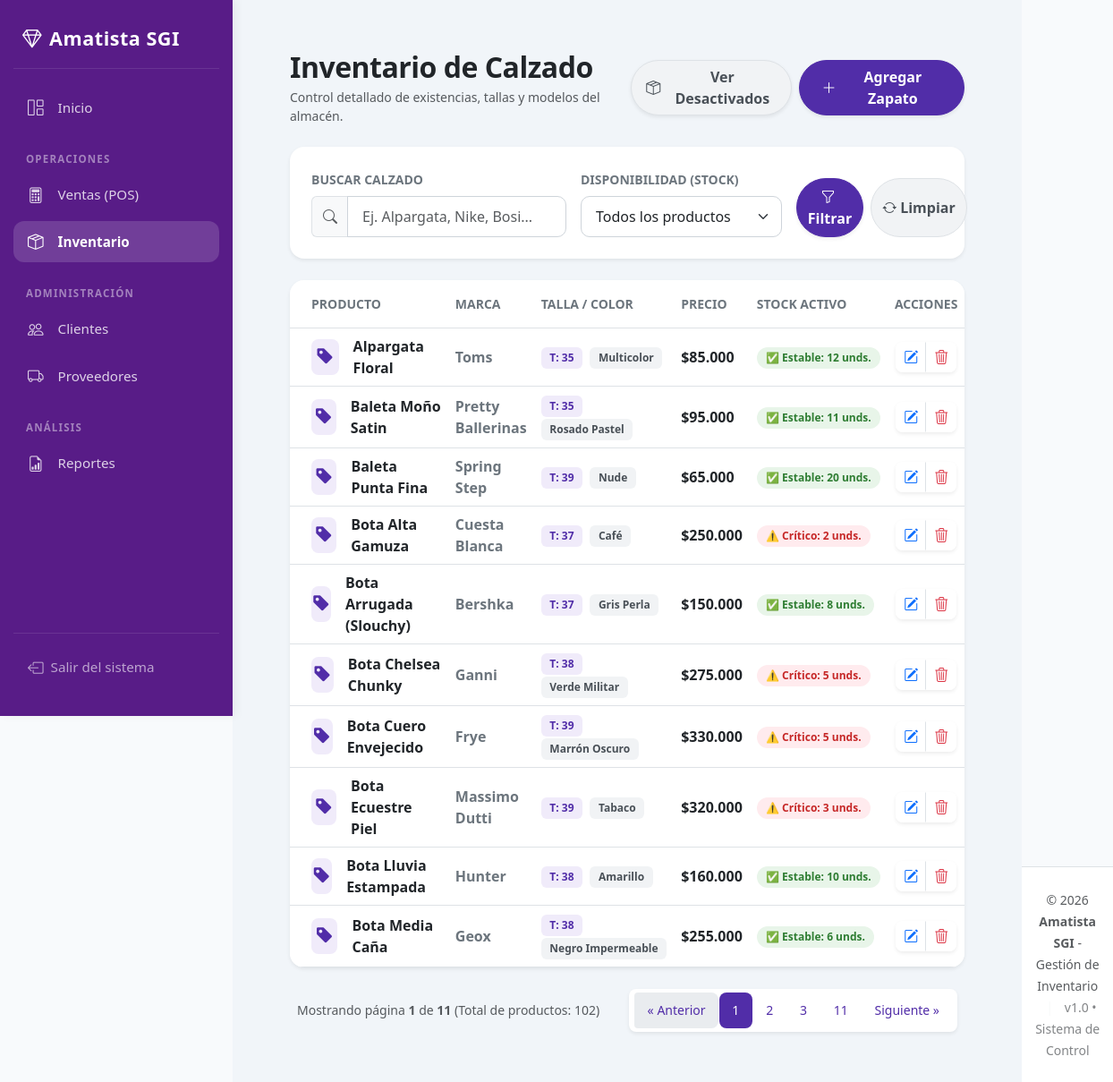
Screenshot of /modulos/productos/listar.php (signed in) with the database file from the repository.
### tables this page shows
CREATE TABLE IF NOT EXISTS `productos` (
  `id` int NOT NULL AUTO_INCREMENT,
  `nombre` varchar(100) DEFAULT NULL,
  `marca` varchar(100) DEFAULT NULL,
  `talla` varchar(10) DEFAULT NULL,
  `color` varchar(50) DEFAULT NULL,
  `precio` decimal(10,2) DEFAULT NULL,
  `stock` int DEFAULT NULL,
  `estado` tinyint NOT NULL DEFAULT '1',
  `eliminado_por` int DEFAULT NULL,
  `eliminado_en` datetime DEFAULT NULL,
  `motivo_eliminacion` varchar(255) DEFAULT NULL,
  PRIMARY KEY (`id`)
);

### modulos/productos/listar.php (the view, shortened to what this page needs)
<?php
include("../../conexion.php");
include("../../includes/header.php");
$por_pagina = 10;
$pagina_actual = isset($_GET['pagina']) ? (int)$_GET['pagina'] : 1;
$offset = ($pagina_actual - 1) * $por_pagina;
$busqueda = $_GET['busqueda'] ?? '';
$filtro_estado = $_GET['filtro_estado'] ?? '';
$condicion_estado = ($filtro_estado === 'inactivo') ? ' AND p.estado = 0' : ' AND p.estado = 1';
$query_conteo = "SELECT COUNT(*) as total_registros FROM productos p WHERE 1=1" . $condicion_estado;
$stmt_conteo = mysqli_prepare($conexion, $query_conteo);
mysqli_stmt_execute($stmt_conteo);
$fila_conteo = mysqli_fetch_assoc(mysqli_stmt_get_result($stmt_conteo));
$total_registros = $fila_conteo['total_registros'];
$total_paginas = ceil($total_registros / $por_pagina);
$query = "SELECT p.*, u.nombre as eliminado_por_nombre FROM productos p LEFT JOIN usuarios u ON p.eliminado_por = u.id WHERE 1=1" . $condicion_estado;
$query .= " ORDER BY p.nombre ASC LIMIT $por_pagina OFFSET $offset";
$stmt = mysqli_prepare($conexion, $query);
mysqli_stmt_execute($stmt);
$productos = mysqli_stmt_get_result($stmt);
$params_busqueda = "";
?>
<div class="container-fluid px-4 py-3">
    <div class="d-flex justify-content-between align-items-center mb-4">
        <div>
            <h2 class="fw-bold mb-1 text-dark" style="letter-spacing: -0.5px;">Inventario de Calzado</h2>
            <p class="text-muted small mb-0">Control detallado de existencias, tallas y modelos del almacén.</p>
        </div>
        <div class="d-flex gap-2">
            <?php if ($filtro_estado === 'inactivo'): ?>
                <a href="listar.php" class="btn btn-amatista-secondary rounded-pill px-3 shadow-sm d-flex align-items-center">
                    <i class="bi bi-arrow-repeat me-2"></i> Ver Activos
                </a>
            <?php else: ?>
                <a href="listar.php?filtro_estado=inactivo" class="btn btn-amatista-secondary rounded-pill px-3 shadow-sm d-flex align-items-center">
                    <i class="bi bi-box-seam me-2"></i> Ver Desactivados
                </a>
            <?php endif; ?>
            <a href="agregar.php" class="btn btn-amatista-primary rounded-pill px-4 shadow-sm d-flex align-items-center">
                <i class="bi bi-plus-lg me-2 fw-bold"></i> Agregar Zapato
            </a>
        </div>
    </div>
    <div class="card card-custom shadow-sm mb-4">
        <div class="card-body p-4">
            <form method="GET" action="listar.php">
                <div class="row g-3 align-items-end">
                    <div class="col-md-5">
                        <label class="form-label small fw-semibold text-secondary text-uppercase">Buscar calzado</label>
                        <div class="input-group">
                            <span class="input-group-text bg-light border-end-0 border text-muted"><i class="bi bi-search"></i></span>
                            <input type="text" name="busqueda" class="form-control form-control-custom" style="border-radius: 0 10px 10px 0 !important;"
                                   placeholder="Ej. Alpargata, Nike, Bosi..." value="<?php echo htmlspecialchars($busqueda); ?>">
                        </div>
                    </div>
                    <div class="col-md-4">
                        <label class="form-label small fw-semibold text-secondary text-uppercase">Disponibilidad (Stock)</label>
                        <select name="filtro_stock" class="form-select form-control-custom">
                            <option value="">Todos los productos</option>
                        </select>
                    </div>
                    <div class="col-md-3 d-flex gap-2">
                        <button type="submit" class="btn btn-amatista-primary w-100 rounded-pill py-2 shadow-sm">
                            <i class="bi bi-funnel me-1"></i> Filtrar
                        </button>
                        <a href="listar.php" class="btn btn-amatista-secondary w-100 rounded-pill py-2 d-flex align-items-center justify-content-center">
                            <i class="bi bi-arrow-repeat me-1"></i> Limpiar
                        </a>
                    </div>
                </div>
            </form>
        </div>
    </div>
    <div class="card card-custom shadow-sm overflow-hidden mb-4">
        <div class="table-responsive">
            <table class="table align-middle mb-0 table-hover">
                <thead>
                    <tr class="table-custom-header border-bottom">
                        <th class="ps-4 py-3 border-0 small text-uppercase text-secondary">Producto</th>
                        <th class="py-3 border-0 small text-uppercase text-secondary">Marca</th>
                        <th class="py-3 border-0 small text-uppercase text-secondary">Talla / Color</th>
                        <th class="py-3 border-0 small text-uppercase text-secondary">Precio</th>
                        <th class="py-3 border-0 small text-uppercase text-secondary">Stock Activo</th>
                        <th class="text-center py-3 border-0 small text-uppercase text-secondary">Acciones</th>
                    </tr>
                </thead>
                <tbody>
                    <?php if (mysqli_num_rows($productos) > 0) { ?>
                        <?php while($p = mysqli_fetch_array($productos)){
                            $badge_class = ($p['stock'] <= 5) ? 'badge-stock-danger' : 'badge-stock-success';
                            $icono_stock = ($p['stock'] <= 5) ? '⚠️ Crítico:' : '✅ Estable:';
                        ?>
                        <tr class="border-bottom">
                            <td class="ps-4">
                                <div class="d-flex align-items-center">
                                    <div class="rounded-3 d-flex align-items-center justify-content-center me-3" style="width: 40px; height: 40px; background-color: #f0ebfa !important; color: var(--primary-color) !important;">
                                        <i class="bi bi-tag-fill fs-5"></i>
                                    </div>
                                    <span class="fw-bold text-dark"><?php echo htmlspecialchars($p['nombre']); ?></span>
                                </div>
                            </td>
                            <td>
                                <span class="text-secondary fw-semibold"><?php echo htmlspecialchars($p['marca']); ?></span>
                            </td>
                            <td>
                                <span class="badge badge-pastel-purple me-1">
                                    T: <?php echo htmlspecialchars($p['talla']); ?>
                                </span>
                                <span class="badge badge-pastel-gray">
                                    <?php echo htmlspecialchars($p['color']); ?>
                                </span>
                            </td>
                            <td class="fw-bold text-dark">
                                $<?php echo number_format($p['precio'], 0, ',', '.'); ?>
                            </td>
                            <td>
                                <span class="badge <?php echo $badge_class; ?> rounded-pill">
                                    <?php echo $icono_stock; ?> <?php echo $p['stock']; ?> unds.
                                </span>
                            </td>
                            <td class="text-center">
                                <div class="btn-group shadow-sm rounded-3 overflow-hidden">
                                    <a href="editar.php?id=<?php echo $p['id']; ?>" class="btn btn-sm btn-white bg-white border-end" title="Editar Par">
                                        <i class="bi bi-pencil-square text-primary fs-6"></i>
                                    </a>
                                    <?php if($p['estado'] == 0): ?>
                                        <form method="POST" action="reactivar.php" class="d-inline">
                                            <input type="hidden" name="csrf_token" value="<?php echo csrf_token(); ?>">
                                            <input type="hidden" name="id" value="<?php echo $p['id']; ?>">
                                            <button type="submit" class="btn btn-sm btn-white bg-white" title="Reactivar Producto">
                                                <i class="bi bi-arrow-counterclockwise text-success fs-6"></i>
                                            </button>
                                        </form>
                                    <?php else: ?>
                                        <form method="POST" action="eliminar.php" class="d-inline" onsubmit="var m=prompt('Motivo de la desactivación (obligatorio):'); if(!m || !m.trim()){ alert('Debe indicar el motivo.'); return false; } this.motivo.value=m.trim();">
                                            <button type="submit" class="btn btn-sm btn-white bg-white" title="Desactivar Producto">
                                                <i class="bi bi-trash3 text-danger fs-6"></i>
                                            </button>
                                        </form>
                                    <?php endif; ?>
                                </div>
                            </td>
                        </tr>
                        <?php } ?>
                    <?php } ?>
                </tbody>
            </table>
        </div>
    </div>
    <?php if($total_paginas > 1): ?>
        <div class="d-flex justify-content-between align-items-center px-2">
            <div class="text-muted small">
                Mostrando página <strong><?php echo $pagina_actual; ?></strong> de <strong><?php echo $total_paginas; ?></strong> (Total de productos: <?php echo $total_registros; ?>)
            </div>
            <nav aria-label="Navegación de inventario">
                <ul class="pagination pagination-sm mb-0 shadow-sm rounded-3 bg-white p-1">
                    <li class="page-item <?php echo ($pagina_actual <= 1) ? 'disabled' : ''; ?>">
                        <a class="page-link" href="?pagina=<?php echo $pagina_actual - 1 . $params_busqueda; ?>" aria-label="Previous">
                            <span aria-hidden="true">&laquo; Anterior</span>
                        </a>
                    </li>
                    <?php
                    $rango = 2;
                    for($i = 1; $i <= $total_paginas; $i++):
                        if ($i == 1 || $i == $total_paginas || ($i >= $pagina_actual - $rango && $i <= $pagina_actual + $rango)):
                    ?>
                        <li class="page-item <?php echo ($pagina_actual == $i) ? 'active' : ''; ?>">
                            <a class="page-link" href="?pagina=<?php echo $i . $params_busqueda; ?>"><?php echo $i; ?></a>
                        </li>
                    <?php
                        endif;
                    endfor;
                    ?>
                    <li class="page-item <?php echo ($pagina_actual >= $total_paginas) ? 'disabled' : ''; ?>">
                        <a class="page-link" href="?pagina=<?php echo $pagina_actual + 1 . $params_busqueda; ?>" aria-label="Next">
                            <span aria-hidden="true">Siguiente &raquo;</span>
                        </a>
                    </li>
                </ul>
            </nav>
        </div>
    <?php endif; ?>
</div>
<?php include("../../includes/footer.php"); ?>

### includes/header.php (style rules this page uses)
:root { --sidebar-width: 260px; --amatista-primary: #581c87; --amatista-hover: rgba(255, 255, 255, 0.08); --amatista-active: rgba(255, 255, 255, 0.15); }
body { background-color: #f8fafc; margin: 0; display: flex; min-height: 100vh; font-family: 'Segoe UI', system-ui, -apple-system, sans-serif; }

### modulos/productos/listar.php (style rules this page uses)
:root { --primary-color: #512da8; --primary-hover: #432293; --accent-success: #2e7d32; --accent-danger: #c62828; --bg-light-gray: #f8f9fa; --border-radius-card: 16px; }
.btn-amatista-primary { background-color: var(--primary-color) !important; border-color: var(--primary-color) !important; color: #ffffff !important; font-weight: 600; transition: all 0.2s ease; }
.btn-amatista-secondary { background-color: #f1f3f5 !important; border: 1px solid #dee2e6 !important; color: #495057 !important; font-weight: 600; }
.card-custom { border-radius: var(--border-radius-card) !important; border: none !important; background-color: #ffffff; }
.form-control-custom { border-radius: 10px !important; border: 1px solid #ced4da !important; padding: 0.6rem 1rem; }
.table-custom-header { background-color: #f8f9fa !important; color: #495057; font-weight: 600; }
.badge-pastel-purple { background-color: #f0ebfa !important; color: var(--primary-color) !important; font-weight: 600; padding: 0.5em 0.8em; border-radius: 6px; }
.badge-pastel-gray { background-color: #f1f3f5 !important; color: #495057 !important; font-weight: 600; padding: 0.5em 0.8em; border-radius: 6px; }
.badge-stock-success { background-color: #e8f5e9 !important; color: var(--accent-success) !important; font-weight: bold; padding: 0.5em 0.85em; }
.badge-stock-danger { background-color: #ffebee !important; color: var(--accent-danger) !important; font-weight: bold; padding: 0.5em 0.85em; }
.pagination .page-link { color: var(--primary-color); border: none; padding: 0.6rem 0.9rem; margin: 0 2px; border-radius: 8px; }
.pagination .page-item.active .page-link { background-color: var(--primary-color) !important; color: #fff !important; }

### rows the page displays
productos: nombre "Alpargata Floral", marca "Toms", talla "35", color "Multicolor", precio "85.000", stock "✅ Estable:", stock "12"
productos: nombre "Baleta Moño Satin", marca "Pretty Ballerinas", talla "35", color "Rosado Pastel", precio "95.000", stock "✅ Estable:", stock "11"
productos: nombre "Baleta Punta Fina", marca "Spring Step", talla "39", color "Nude", precio "65.000", stock "✅ Estable:", stock "20"
productos: nombre "Bota Alta Gamuza", marca "Cuesta Blanca", talla "37", color "Café", precio "250.000", stock "⚠️ Crítico:", stock "2"
productos: nombre "Bota Arrugada (Slouchy)", marca "Bershka", talla "37", color "Gris Perla", precio "150.000", stock "✅ Estable:", stock "8"
productos: nombre "Bota Chelsea Chunky", marca "Ganni", talla "38", color "Verde Militar", precio "275.000", stock "⚠️ Crítico:", stock "5"
productos: nombre "Bota Cuero Envejecido", marca "Frye", talla "39", color "Marrón Oscuro", precio "330.000", stock "⚠️ Crítico:", stock "5"
productos: nombre "Bota Ecuestre Piel", marca "Massimo Dutti", talla "39", color "Tabaco", precio "320.000", stock "⚠️ Crítico:", stock "3"
productos: nombre "Bota Lluvia Estampada", marca "Hunter", talla "38", color "Amarillo", precio "160.000", stock "✅ Estable:", stock "10"
productos: nombre "Bota Media Caña", marca "Geox", talla "38", color "Negro Impermeable", precio "255.000", stock "✅ Estable:", stock "6"

### other values shown
$pagina_actual "1"
$total_paginas "11"
$total_registros "102"
